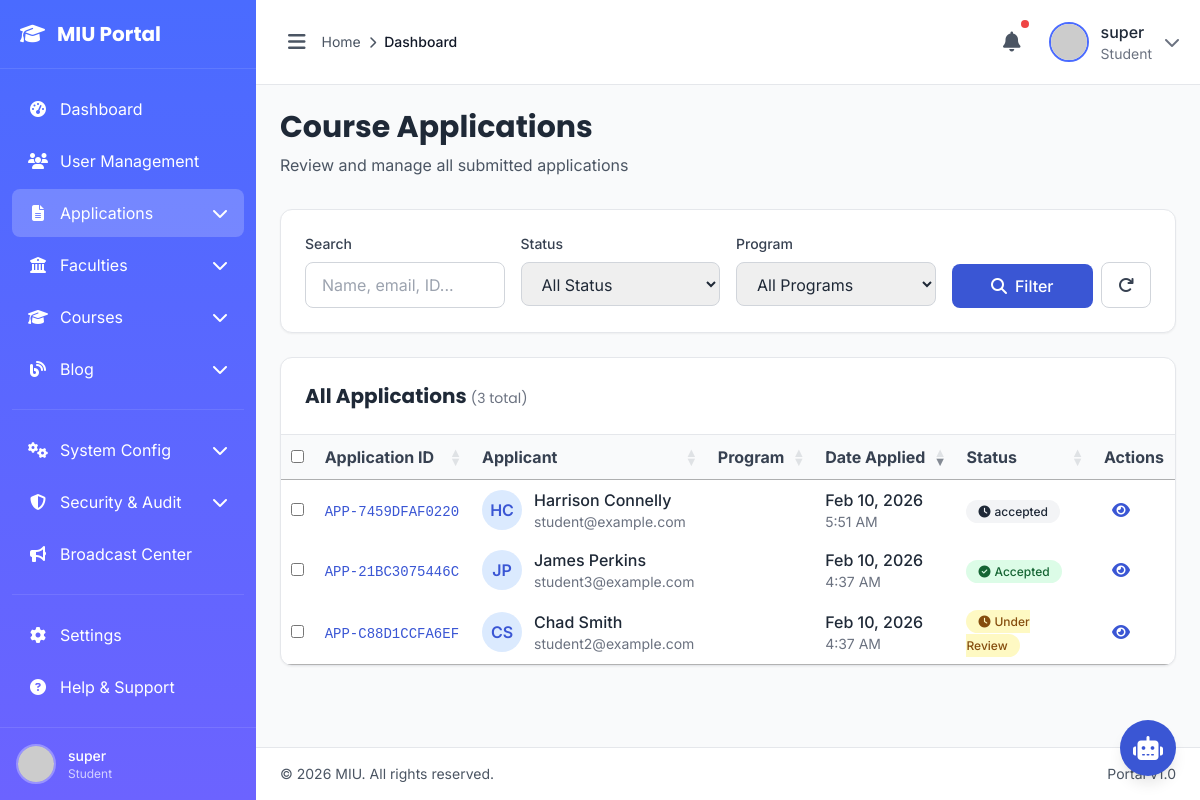
Before: /management/applications/ (signed in) with the older database file.
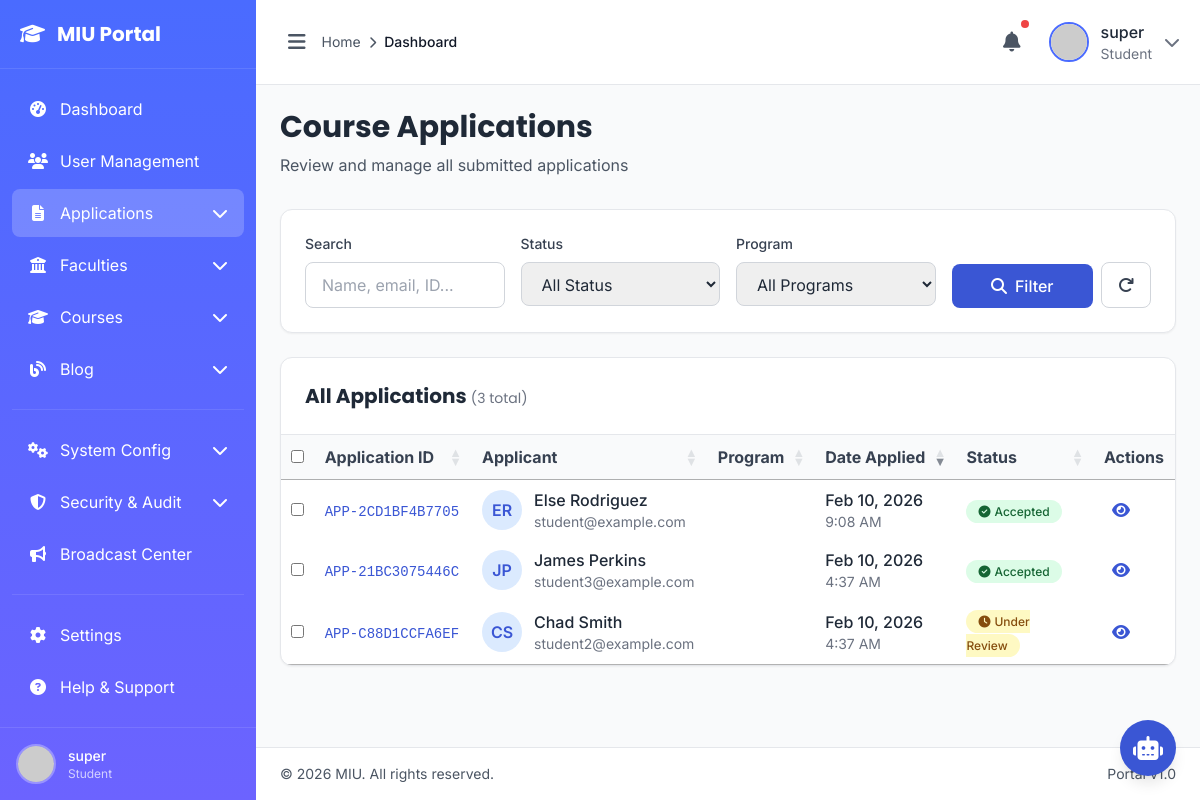
After: the same page with the newer database file.
### eduweb/models.py (models this page shows, shortened)
class CourseApplication(models.Model):
    STATUS_CHOICES = [
        ('draft', 'Draft'),
        ('pending_payment', 'Pending Payment'),
        ('payment_complete', 'Payment Complete'),
        ('under_review', 'Under Review'),
        ('documents_uploaded', 'Documents Uploaded'),
        ('approved', 'Approved'),
        ('rejected', 'Rejected'),
        ('withdrawn', 'Withdrawn'),
    ]
    LANGUAGE_CHOICES = [
        ('toefl', 'TOEFL'),
        ('ielts', 'IELTS'),
        ('pte', 'PTE Academic'),
        ('duolingo', 'Duolingo English Test'),
        ('cambridge', 'Cambridge English'),
        ('none', 'None'),
    ]
    application_id = models.CharField(max_length=20, unique=True, editable=False)
    user = models.ForeignKey(User, on_delete=models.CASCADE, related_name='applications', null=True, blank=True)
    course = models.ForeignKey(Course, on_delete=models.CASCADE, related_name='applications')
    intake = models.ForeignKey(CourseIntake, on_delete=models.CASCADE, related_name='applications')
    study_mode = models.CharField(max_length=20, choices=Course.STUDY_MODE_CHOICES)
    first_name = models.CharField(max_length=100)
    last_name = models.CharField(max_length=100)
    email = models.EmailField()
    phone = models.CharField(max_length=20)
    date_of_birth = models.DateField()
    gender = models.CharField(max_length=10, choices=[('male', 'Male'), ('female', 'Female'), ('other', 'Other')])
    nationality = models.CharField(max_length=100)
    payment_status = models.TextField(default="pending")
    address_line1 = models.CharField(max_length=200)
    address_line2 = models.CharField(max_length=200, blank=True)
    city = models.CharField(max_length=100)
    state = models.CharField(max_length=100)
    postal_code = models.CharField(max_length=20)
    country = models.CharField(max_length=100)
    highest_qualification = models.CharField(max_length=100)
    institution_name = models.CharField(max_length=200)
    graduation_year = models.TextField()
    gpa_or_grade = models.CharField(max_length=20)
    language_skill = models.CharField(max_length=20, choices=LANGUAGE_CHOICES,blank=True, null=True)
    language_score = models.DecimalField(max_digits=5,decimal_places=2,blank=True,null=True,help_text="Enter test score (e.g. 7.5 for IELTS, 95 for TOEFL)")
    work_experience_years = models.IntegerField(default=0)
    personal_statement = models.TextField()
    how_did_you_hear = models.CharField(max_length=100, blank=True)
    scholarship = models.BooleanField(default=False)
    accept_privacy_policy = models.BooleanField(default=False)
    accept_terms_conditions = models.BooleanField(default=False)
    marketing_consent = models.BooleanField(default=False)
    emergency_contact_name = models.CharField(max_length=100)
    emergency_contact_phone = models.CharField(max_length=20)
    emergency_contact_relationship = models.CharField(max_length=50)
    status = models.CharField(max_length=30, choices=STATUS_CHOICES, default='draft')
    reviewer = models.ForeignKey(User, on_delete=models.SET_NULL, null=True, blank=True, related_name='reviewed_applications')
    review_notes = models.TextField(blank=True)
    submitted_at = models.DateTimeField(null=True, blank=True)
    reviewed_at = models.DateTimeField(null=True, blank=True)
    created_at = models.DateTimeField(auto_now_add=True)
    updated_at = models.DateTimeField(auto_now=True)
    in_processing = models.BooleanField(default=False)
    admission_accepted = models.BooleanField(
        default=False,
        help_text="Student accepted the admission offer"
    )
    admission_accepted_at = models.DateTimeField(
        null=True,
        blank=True,
        help_text="Date when student accepted admission"
    )
    admission_number = models.CharField(
        max_length=20,
        unique=True,
        null=True,
        blank=True,
        help_text="Unique admission number issued to student"
    )
    department_approved = models.BooleanField(
        default=False,
        help_text="Department head approved the admission"
    )
    department_approved_at = models.DateTimeField(
        null=True,
        blank=True
    )
    department_approved_by = models.ForeignKey(
        User,
        on_delete=models.SET_NULL,
        null=True,
        blank=True,
        related_name='department_approved_applications'
    )
    class Meta:
        ordering = ['-created_at']
        verbose_name = 'Course Application'
        verbose_name_plural = 'Course Applications'
        indexes = [
            models.Index(fields=['application_id']),
            models.Index(fields=['email']),
            models.Index(fields=['status']),
        ]
    def can_access_student_portal(self):
        return (
            self.status == 'approved' and
            self.admission_accepted and
            self.admission_number and
            self.department_approved
        )
    def get_full_name(self):
        return f"{self.first_name} {self.last_name}"

### management/views.py (the view, shortened to what this page needs)
# urls.py: path('applications/', views.applications_list, name='applications_list'),
@login_required(login_url='eduweb:auth_page')
@user_passes_test(is_admin)
def applications_list(request):
    applications = CourseApplication.objects.select_related('user').order_by('-created_at')
    search_query = request.GET.get('search', '')
    status_filter = request.GET.get('status', '')
    program_filter = request.GET.get('program', '')
    if status_filter:
        applications = applications.filter(status=status_filter)
    if program_filter:
        applications = applications.filter(course__id=program_filter)
    paginator = Paginator(applications, 15)  # 15 applications per page
    page_number = request.GET.get('page', 1)
    page_obj = paginator.get_page(page_number)
    pending_count = CourseApplication.objects.filter(status__in=['payment_complete', 'documents_uploaded', 'under_review']).count()
    from eduweb.models import Course
    context = {
        'applications': page_obj,
        'programs': [
            (str(c.id), f"{c.name} ({c.faculty.name})")
            for c in Course.objects.filter(is_active=True).select_related('faculty')
        ],
        'pending_count': pending_count,
    }
    return render(request, 'management/applications.html', context)

### eduweb/context.py (called while the page is built)
def navigation_data(request):
    faculties = Faculty.objects.filter(is_active=True).prefetch_related('courses')[:11]
    courses = Course.objects.filter(is_active=True).select_related('faculty')[:11]
    return {
        'all_faculties': faculties,
        'all_courses': courses,
    }

### eduweb/views.py (called while the page is built)
def application_status_context(request):
    has_pending_application = False
    if request.user.is_authenticated:
        has_pending_application = CourseApplication.objects.filter(
            user=request.user,
            status__in=['draft', 'pending_payment', 'payment_complete', 'documents_uploaded', 'under_review']
        ).exists()
    return {'has_pending_application': has_pending_application}

### management/views.py (called while the page is built)
def is_admin(user):
    return user.is_staff or user.is_superuser

### templates/management/applications.html (shortened to what the changed rows need)
{% extends 'management/base.html' %}
{% load static %}
{% block content %}
<div class="mb-8">
    <h1 class="text-2xl md:text-3xl font-bold text-gray-800 mb-2 font-display">Course Applications</h1>
</div>
<div class="bg-white rounded-xl shadow-sm border border-gray-200 overflow-hidden">
    <div class="overflow-x-auto">
        <table id="applicationsTable" class="w-full">
            <thead class="bg-gray-50 sticky top-0 z-10">
                <tr>
                    <th scope="col" class="py-4 px-6 text-left font-semibold text-gray-700">
                        <input type="checkbox" id="selectAll" class="rounded border-gray-300 text-primary-600 focus:ring-primary-500" aria-label="Select all applications">
                    </th>
                    <th scope="col" class="py-4 px-6 text-left font-semibold text-gray-700">Application ID</th>
                    <th scope="col" class="py-4 px-6 text-left font-semibold text-gray-700">Applicant</th>
                    <th scope="col" class="py-4 px-6 text-left font-semibold text-gray-700">Program</th>
                    <th scope="col" class="py-4 px-6 text-left font-semibold text-gray-700">Date Applied</th>
                    <th scope="col" class="py-4 px-6 text-left font-semibold text-gray-700">Status</th>
                    <th scope="col" class="py-4 px-6 text-left font-semibold text-gray-700">Actions</th>
                </tr>
            </thead>
            <tbody>
                {% for application in applications %}
                <tr class="border-b border-gray-100 hover:bg-gray-50 transition-colors">
                    <td class="py-4 px-6">
                        <input type="checkbox" class="application-checkbox rounded border-gray-300 text-primary-600 focus:ring-primary-500" value="{{ application.id }}" aria-label="Select application {{ application.application_id }}">
                    </td>
                    <td class="py-4 px-6">
                        <span class="font-mono text-sm font-medium text-primary-600">{{ application.application_id }}</span>
                    </td>
                    <td class="py-4 px-6">
                        <div class="flex items-center">
                            <div class="w-10 h-10 rounded-full bg-primary-100 flex items-center justify-center text-primary-600 font-semibold mr-3">
                                {{ application.first_name|slice:":1" }}{{ application.last_name|slice:":1" }}
                            </div>
                            <div>
                                <div class="font-medium text-gray-800">{{ application.get_full_name }}</div>
                                <div class="text-sm text-gray-500">{{ application.email }}</div>
                            </div>
                        </div>
                    </td>
                    <td class="py-4 px-6">
                    </td>
                    <td class="py-4 px-6">
                        <div class="font-medium text-gray-800">{{ application.created_at|date:"M d, Y" }}</div>
                        <div class="text-sm text-gray-500">{{ application.created_at|date:"g:i A" }}</div>
                    </td>
                    <td class="py-4 px-6">
                        {% if application.status == 'approved' %}
                            {% if application.can_access_student_portal %}
                            <span class="px-3 py-1 rounded-full text-xs font-medium bg-purple-100 text-purple-800">
                                <i class="fas fa-graduation-cap mr-1" aria-hidden="true"></i>Enrolled
                            </span>
                            {% elif application.admission_accepted %}
                            <span class="px-3 py-1 rounded-full text-xs font-medium bg-blue-100 text-blue-800">
                                <i class="fas fa-clock mr-1" aria-hidden="true"></i>Pending Dept
                            </span>
                            {% else %}
                            <span class="px-3 py-1 rounded-full text-xs font-medium bg-green-100 text-green-800">
                                <i class="fas fa-check-circle mr-1" aria-hidden="true"></i>Accepted
                            </span>
                            {% endif %}
                        {% elif application.status == 'under_review' %}
                        <span class="px-3 py-1 rounded-full text-xs font-medium bg-yellow-100 text-yellow-800">
                            <i class="fas fa-clock mr-1" aria-hidden="true"></i>Under Review
                        {% elif application.status == 'rejected' %}
                        <span class="px-3 py-1 rounded-full text-xs font-medium bg-red-100 text-red-800">
                            <i class="fas fa-times-circle mr-1" aria-hidden="true"></i>Rejected
                        </span>
                        {% else %}
                        <span class="px-3 py-1 rounded-full text-xs font-medium bg-gray-100 text-gray-800">
                            <i class="fas fa-clock mr-1" aria-hidden="true"></i>{{ application.get_status_display }}
                        </span>
                        {% endif %}
                    </td>
                    <td class="py-4 px-6">
                        <div class="flex space-x-2">
                            <a href="{% url 'management:application_detail' application.id %}" class="text-primary-600 hover:text-primary-800 p-2 rounded hover:bg-primary-50 transition-colors" title="View details" aria-label="View application {{ application.application_id }}">
                                <i class="fas fa-eye" aria-hidden="true"></i>
                            </a>
                        </div>
                    </td>
                </tr>
                {% endfor %}
            </tbody>
        </table>
    </div>
</div>
{% endblock %}

Changed rows visible on the page:
removed CourseApplication: application_id "APP-7459DFAF0220", first_name "H", last_name "C", get_full_name "Harrison Connelly", email "student@example.com", created_at "Feb 10, 2026", created_at "5:51 AM", status "accepted"
added CourseApplication: application_id "APP-2CD1BF4B7705", first_name "E", last_name "R", get_full_name "Else Rodriguez", email "student@example.com", created_at "Feb 10, 2026", created_at "9:08 AM", status "approved" (drawn)
